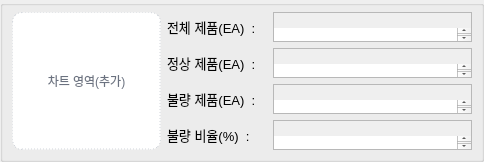
                     <widget class="QGroupBox" name="groupBox_2">
                      <property name="sizePolicy">
                       <sizepolicy hsizetype="Expanding" vsizetype="Expanding">
                        <horstretch>0</horstretch>
                        <verstretch>0</verstretch>
                       </sizepolicy>
                      </property>
                      <property name="minimumSize">
                       <size>
                        <width>300</width>
                        <height>100</height>
                       </size>
                      </property>
                      <property name="maximumSize">
                       <size>
                        <width>16777215</width>
                        <height>200</height>
                       </size>
                      </property>
                      <property name="styleSheet">
                       <string notr="true">margin : 0px;
padding : 0px</string>
                      </property>
                      <property name="title">
                       <string/>
                      </property>
                      <layout class="QGridLayout" name="gridLayout_22">
                       <item row="2" column="2">
                        <widget class="QTextBrowser" name="textBrowser_31">
                         <property name="sizePolicy">
                          <sizepolicy hsizetype="Expanding" vsizetype="Expanding">
                           <horstretch>4</horstretch>
                           <verstretch>0</verstretch>
                          </sizepolicy>
                         </property>
                         <property name="minimumSize">
                          <size>
                           <width>100</width>
                           <height>20</height>
                          </size>
                         </property>
                         <property name="maximumSize">
                          <size>
                           <width>16777215</width>
                           <height>30</height>
                          </size>
                         </property>
                         <property name="font">
                          <font>
                           <family>Segoe UI</family>
                           <pointsize>10</pointsize>
                           <weight>75</weight>
                           <bold>true</bold>
                          </font>
                         </property>
                         <property name="styleSheet">
                          <string notr="true">color : red;
padding-top : 15px</string>
                         </property>
                        </widget>
                       </item>
                       <item row="3" column="2">
                        <widget class="QTextBrowser" name="textBrowser_37">
                         <property name="sizePolicy">
                          <sizepolicy hsizetype="Expanding" vsizetype="Expanding">
                           <horstretch>4</horstretch>
                           <verstretch>0</verstretch>
                          </sizepolicy>
                         </property>
                         <property name="minimumSize">
                          <size>
                           <width>100</width>
                           <height>20</height>
                          </size>
                         </property>
                         <property name="maximumSize">
                          <size>
                           <width>16777215</width>
                           <height>30</height>
                          </size>
                         </property>
                         <property name="font">
                          <font>
                           <family>Segoe UI</family>
                           <pointsize>10</pointsize>
                           <weight>75</weight>
                           <bold>true</bold>
                          </font>
                         </property>
                         <property name="styleSheet">
                          <string notr="true">color : red;
padding-top : 15px</string>
                         </property>
                        </widget>
                       </item>
                       <item row="0" column="2">
                        <widget class="QTextBrowser" name="textBrowser_32">
                         <property name="sizePolicy">
                          <sizepolicy hsizetype="Expanding" vsizetype="Expanding">
                           <horstretch>4</horstretch>
                           <verstretch>0</verstretch>
                          </sizepolicy>
                         </property>
                         <property name="minimumSize">
                          <size>
                           <width>100</width>
                           <height>20</height>
                          </size>
                         </property>
                         <property name="maximumSize">
                          <size>
                           <width>16777215</width>
                           <height>30</height>
                          </size>
                         </property>
                         <property name="font">
                          <font>
                           <family>Segoe UI</family>
                           <pointsize>10</pointsize>
                           <weight>75</weight>
                           <bold>true</bold>
                          </font>
                         </property>
                         <property name="styleSheet">
                          <string notr="true">color : gray;
padding-top : 15px</string>
                         </property>
                        </widget>
                       </item>
                       <item row="0" column="1">
                        <widget class="QLabel" name="label_39">
                         <property name="sizePolicy">
                          <sizepolicy hsizetype="Expanding" vsizetype="Expanding">
                           <horstretch>3</horstretch>
                           <verstretch>0</verstretch>
                          </sizepolicy>
                         </property>
                         <property name="minimumSize">
                          <size>
                           <width>80</width>
                           <height>20</height>
                          </size>
                         </property>
                         <property name="maximumSize">
                          <size>
                           <width>100</width>
                           <height>30</height>
                          </size>
                         </property>
                         <property name="font">
                          <font>
                           <family>Segoe UI</family>
                           <pointsize>10</pointsize>
                           <weight>50</weight>
                           <bold>false</bold>
                          </font>
                         </property>
                         <property name="styleSheet">
                          <string notr="true"/>
                         </property>
                         <property name="text">
                          <string>전체 제품(EA)  :</string>
                         </property>
                        </widget>
                       </item>
                       <item row="3" column="1">
                        <widget class="QLabel" name="label_44">
                         <property name="sizePolicy">
                          <sizepolicy hsizetype="Expanding" vsizetype="Expanding">
                           <horstretch>3</horstretch>
                           <verstretch>0</verstretch>
                          </sizepolicy>
                         </property>
                         <property name="minimumSize">
                          <size>
                           <width>80</width>
                           <height>20</height>
                          </size>
                         </property>
                         <property name="maximumSize">
                          <size>
                           <width>100</width>
                           <height>30</height>
                          </size>
                         </property>
                         <property name="font">
                          <font>
                           <family>Segoe UI</family>
                           <pointsize>10</pointsize>
                           <weight>50</weight>
                           <bold>false</bold>
                          </font>
                         </property>
                         <property name="styleSheet">
                          <string notr="true"/>
                         </property>
                         <property name="text">
                          <string>불량 비율(%)  : </string>
                         </property>
                        </widget>
                       </item>
                       <item row="1" column="1">
                        <widget class="QLabel" name="label_37">
                         <property name="sizePolicy">
                          <sizepolicy hsizetype="Expanding" vsizetype="Expanding">
                           <horstretch>3</horstretch>
                           <verstretch>0</verstretch>
                          </sizepolicy>
                         </property>
                         <property name="minimumSize">
                          <size>
                           <width>80</width>
                           <height>20</height>
                          </size>
                         </property>
                         <property name="maximumSize">
                          <size>
                           <width>100</width>
                           <height>30</height>
                          </size>
                         </property>
                         <property name="font">
                          <font>
                           <family>Segoe UI</family>
                           <pointsize>10</pointsize>
                           <weight>50</weight>
                           <bold>false</bold>
                          </font>
                         </property>
                         <property name="styleSheet">
                          <string notr="true"/>
                         </property>
                         <property name="text">
                          <string>정상 제품(EA)  : </string>
                         </property>
                        </widget>
                       </item>
                       <item row="2" column="1">
                        <widget class="QLabel" name="label_38">
                         <property name="sizePolicy">
                          <sizepolicy hsizetype="Expanding" vsizetype="Expanding">
                           <horstretch>3</horstretch>
                           <verstretch>0</verstretch>
                          </sizepolicy>
                         </property>
                         <property name="minimumSize">
                          <size>
                           <width>80</width>
                           <height>20</height>
                          </size>
                         </property>
                         <property name="maximumSize">
                          <size>
                           <width>100</width>
                           <height>30</height>
                          </size>
                         </property>
                         <property name="font">
                          <font>
                           <family>Segoe UI</family>
                           <pointsize>10</pointsize>
                           <weight>50</weight>
                           <bold>false</bold>
                          </font>
                         </property>
                         <property name="styleSheet">
                          <string notr="true"/>
                         </property>
                         <property name="text">
                          <string>불량 제품(EA)  : </string>
                         </property>
                        </widget>
                       </item>
                       <item row="1" column="2">
                        <widget class="QTextBrowser" name="textBrowser_30">
                         <property name="sizePolicy">
                          <sizepolicy hsizetype="Expanding" vsizetype="Expanding">
                           <horstretch>4</horstretch>
                           <verstretch>0</verstretch>
                          </sizepolicy>
                         </property>
                         <property name="minimumSize">
                          <size>
                           <width>100</width>
                           <height>20</height>
                          </size>
                         </property>
                         <property name="maximumSize">
                          <size>
                           <width>16777215</width>
                           <height>30</height>
                          </size>
                         </property>
                         <property name="font">
                          <font>
                           <family>Segoe UI</family>
                           <pointsize>10</pointsize>
                           <weight>75</weight>
                           <bold>true</bold>
                          </font>
                         </property>
                         <property name="styleSheet">
                          <string notr="true">color : #4472C4;
padding-top : 15px</string>
                         </property>
                        </widget>
                       </item>
                       <item row="0" column="0" rowspan="4">
                        <widget class="QLabel" name="label_judge_chart_placeholde_7">
                         <property name="sizePolicy">
                          <sizepolicy hsizetype="Expanding" vsizetype="Expanding">
                           <horstretch>3</horstretch>
                           <verstretch>0</verstretch>
                          </sizepolicy>
                         </property>
                         <property name="minimumSize">
                          <size>
                           <width>100</width>
                           <height>80</height>
                          </size>
                         </property>
                         <property name="maximumSize">
                          <size>
                           <width>16777215</width>
                           <height>16777215</height>
                          </size>
                         </property>
                         <property name="palette">
                          <palette>
                           <active>
                            <colorrole role="WindowText">
                             <brush brushstyle="SolidPattern">
                              <color alpha="255">
                               <red>107</red>
                               <green>114</green>
                               <blue>128</blue>
                              </color>
                             </brush>
                            </colorrole>
                            <colorrole role="Button">
                             <brush brushstyle="SolidPattern">
                              <color alpha="255">
                               <red>255</red>
                               <green>255</green>
                               <blue>255</blue>
                              </color>
                             </brush>
                            </colorrole>
                            <colorrole role="Text">
                             <brush brushstyle="SolidPattern">
                              <color alpha="255">
                               <red>107</red>
                               <green>114</green>
                               <blue>128</blue>
                              </color>
                             </brush>
                            </colorrole>
                            <colorrole role="ButtonText">
                             <brush brushstyle="SolidPattern">
                              <color alpha="255">
                               <red>107</red>
                               <green>114</green>
                               <blue>128</blue>
                              </color>
                             </brush>
                            </colorrole>
                            <colorrole role="Base">
                             <brush brushstyle="SolidPattern">
                              <color alpha="255">
                               <red>255</red>
                               <green>255</green>
                               <blue>255</blue>
                              </color>
                             </brush>
                            </colorrole>
                            <colorrole role="Window">
                             <brush brushstyle="SolidPattern">
                              <color alpha="255">
                               <red>255</red>
                               <green>255</green>
                               <blue>255</blue>
                              </color>
                             </brush>
                            </colorrole>
                            <colorrole role="PlaceholderText">
                             <brush brushstyle="NoBrush">
                              <color alpha="128">
                               <red>107</red>
                               <green>114</green>
                               <blue>128</blue>
                              </color>
                             </brush>
                            </colorrole>
                           </active>
                           <inactive>
                            <colorrole role="WindowText">
                             <brush brushstyle="SolidPattern">
                              <color alpha="255">
                               <red>107</red>
                               <green>114</green>
                               <blue>128</blue>
                              </color>
                             </brush>
                            </colorrole>
                            <colorrole role="Button">
                             <brush brushstyle="SolidPattern">
                              <color alpha="255">
                               <red>255</red>
                               <green>255</green>
                               <blue>255</blue>
                              </color>
                             </brush>
                            </colorrole>
                            <colorrole role="Text">
                             <brush brushstyle="SolidPattern">
                              <color alpha="255">
                               <red>107</red>
                               <green>114</green>
                               <blue>128</blue>
                              </color>
                             </brush>
                            </colorrole>
                            <colorrole role="ButtonText">
                             <brush brushstyle="SolidPattern">
                              <color alpha="255">
                               <red>107</red>
                               <green>114</green>
                               <blue>128</blue>
                              </color>
                             </brush>
                            </colorrole>
                            <colorrole role="Base">
                             <brush brushstyle="SolidPattern">
                              <color alpha="255">
                               <red>255</red>
                               <green>255</green>
                               <blue>255</blue>
                              </color>
                             </brush>
                            </colorrole>
                            <colorrole role="Window">
                             <brush brushstyle="SolidPattern">
                              <color alpha="255">
                               <red>255</red>
                               <green>255</green>
                               <blue>255</blue>
                              </color>
                             </brush>
                            </colorrole>
                            <colorrole role="PlaceholderText">
                             <brush brushstyle="NoBrush">
                              <color alpha="128">
                               <red>107</red>
                               <green>114</green>
                               <blue>128</blue>
                              </color>
                             </brush>
                            </colorrole>
                           </inactive>
                           <disabled>
                            <colorrole role="WindowText">
                             <brush brushstyle="SolidPattern">
                              <color alpha="255">
                               <red>107</red>
                               <green>114</green>
                               <blue>128</blue>
                              </color>
                             </brush>
                            </colorrole>
                            <colorrole role="Button">
                             <brush brushstyle="SolidPattern">
                              <color alpha="255">
                               <red>255</red>
                               <green>255</green>
                               <blue>255</blue>
                              </color>
                             </brush>
                            </colorrole>
                            <colorrole role="Text">
                             <brush brushstyle="SolidPattern">
                              <color alpha="255">
                               <red>107</red>
                               <green>114</green>
                               <blue>128</blue>
                              </color>
                             </brush>
                            </colorrole>
                            <colorrole role="ButtonText">
                             <brush brushstyle="SolidPattern">
                              <color alpha="255">
                               <red>107</red>
                               <green>114</green>
                               <blue>128</blue>
                              </color>
                             </brush>
                            </colorrole>
                            <colorrole role="Base">
                             <brush brushstyle="SolidPattern">
                              <color alpha="255">
                               <red>255</red>
                               <green>255</green>
                               <blue>255</blue>
                              </color>
                             </brush>
                            </colorrole>
                            <colorrole role="Window">
                             <brush brushstyle="SolidPattern">
                              <color alpha="255">
                               <red>255</red>
                               <green>255</green>
                               <blue>255</blue>
                              </color>
                             </brush>
                            </colorrole>
                            <colorrole role="PlaceholderText">
                             <brush brushstyle="NoBrush">
                              <color alpha="128">
                               <red>107</red>
                               <green>114</green>
                               <blue>128</blue>
                              </color>
                             </brush>
                            </colorrole>
                           </disabled>
                          </palette>
                         </property>
                         <property name="styleSheet">
                          <string notr="true">background:#ffffff; border:1px dashed #d1d5db; border-radius:10px; color:#6b7280;</string>
                         </property>
                         <property name="text">
                          <string>차트 영역(추가)</string>
                         </property>
                         <property name="alignment">
                          <set>Qt::AlignCenter</set>
                         </property>
                        </widget>
                       </item>
                      </layout>
                     </widget>
